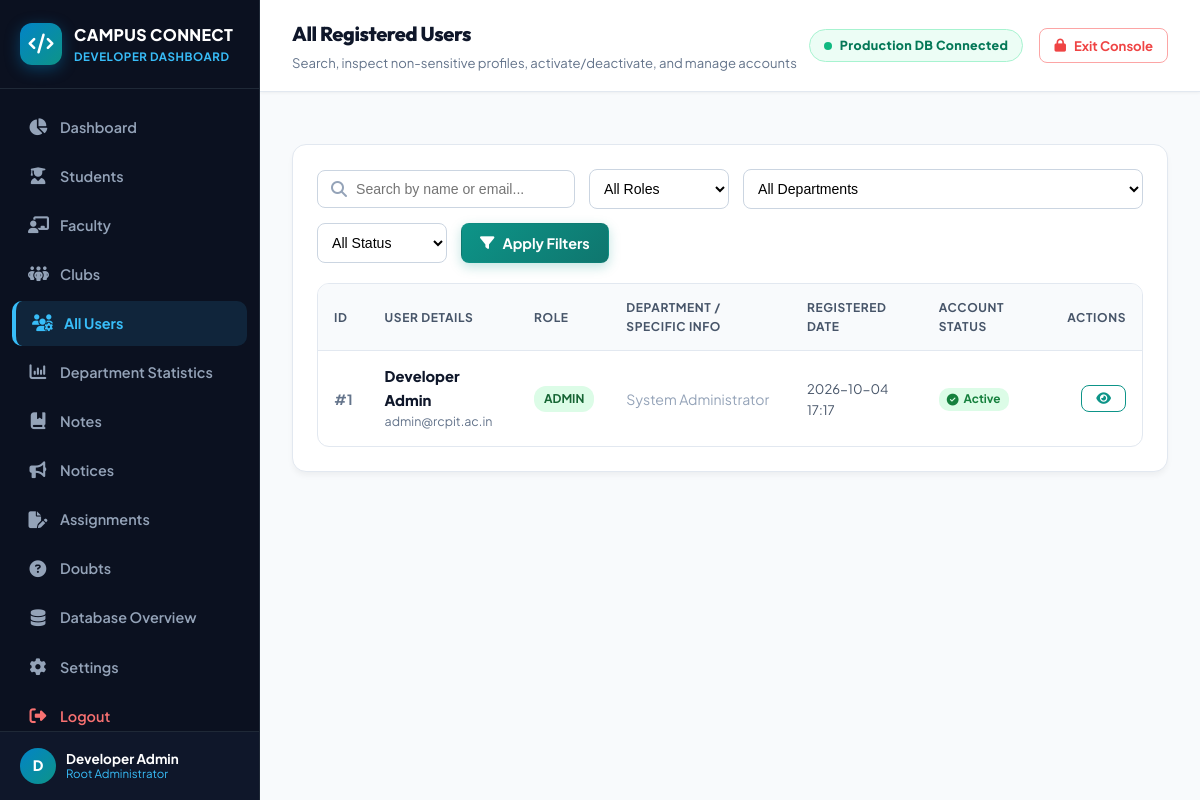
The app's page /admin/users (signed in), older data.
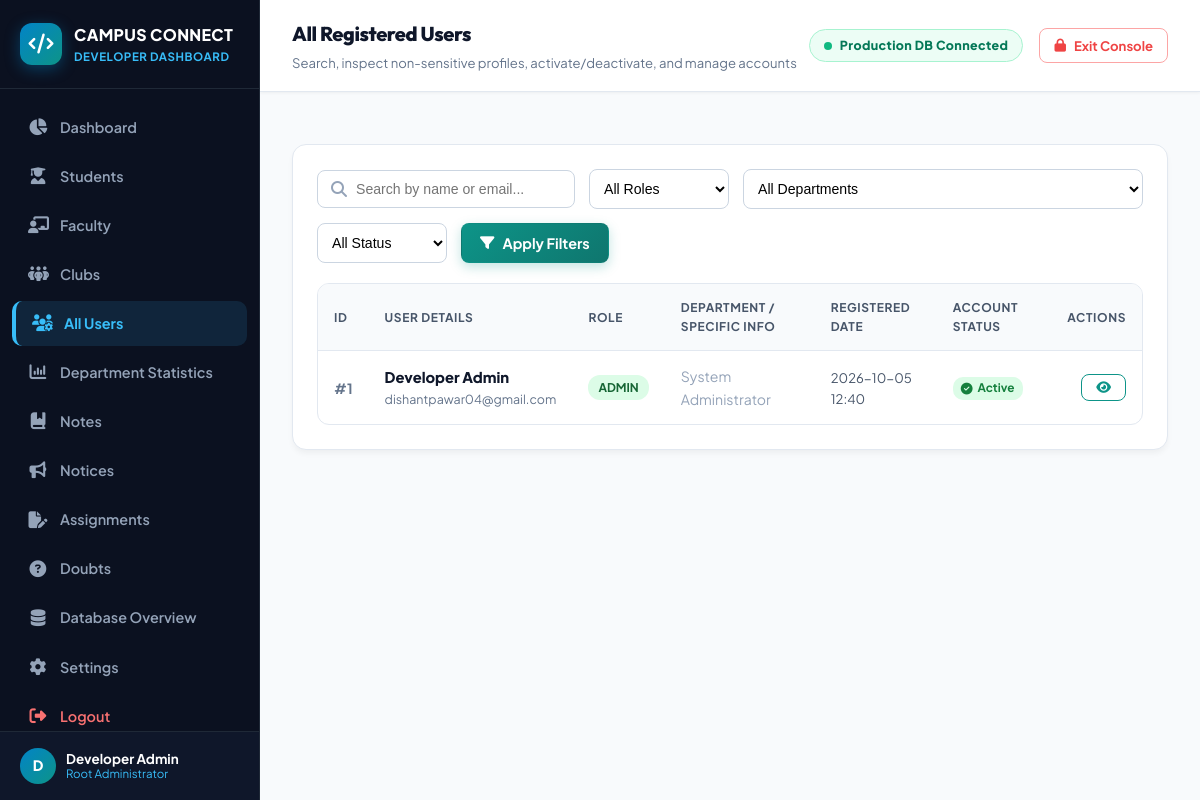
The same page, newer data.
### models.py (models this page shows, shortened)
class User(db.Model):
    __tablename__ = 'users'
    id = db.Column(db.Integer, primary_key=True)
    email = db.Column(db.String(120), nullable=False, unique=True)
    password_hash = db.Column(db.String(255), nullable=False)
    full_name = db.Column(db.String(100), nullable=False)
    role = db.Column(db.String(20), nullable=False) # 'student', 'faculty', 'club'
    is_active = db.Column(db.Boolean, default=True, nullable=False)
    created_at = db.Column(db.DateTime, default=datetime.utcnow)
    updated_at = db.Column(db.DateTime, default=datetime.utcnow, onupdate=datetime.utcnow)
    student_profile = db.relationship('Student', backref='user', uselist=False, cascade="all, delete-orphan")
    faculty_profile = db.relationship('Faculty', backref='user', uselist=False, cascade="all, delete-orphan")
    club_profile = db.relationship('Club', backref='user', uselist=False, cascade="all, delete-orphan")
    notes_uploaded = db.relationship('Note', backref='uploader', lazy=True)

### routes/admin.py (the view, shortened to what this page needs)
@admin_bp.route('/users')
@admin_required
def users():
    search_q = request.args.get('q', '').strip()
    role_filter = request.args.get('role', 'all').strip()
    dept_filter = request.args.get('department_id', 'all').strip()
    status_filter = request.args.get('status', 'all').strip()
    sort_by = request.args.get('sort', 'newest').strip()
    page = request.args.get('page', 1, type=int)
    per_page = 15
    query = User.query
    if search_q:
        query = query.filter(
            (User.full_name.ilike(f'%{search_q}%')) |
            (User.email.ilike(f'%{search_q}%'))
        )
    if role_filter and role_filter != 'all':
        query = query.filter(User.role == role_filter)
    if status_filter == 'active':
        query = query.filter(User.is_active == True)
    elif status_filter == 'inactive':
        query = query.filter(User.is_active == False)
    if sort_by == 'oldest':
        query = query.order_by(User.created_at.asc())
    else:
        query = query.order_by(User.created_at.desc())
    pagination = query.paginate(page=page, per_page=per_page, error_out=False)
    users_list = pagination.items
    departments = Department.query.all()
    return render_template(
        'admin/users.html',
        users=users_list,
        pagination=pagination,
        search_q=search_q,
        role_filter=role_filter,
        dept_filter=dept_filter,
        status_filter=status_filter,
        sort_by=sort_by,
        departments=departments
    )

### templates/admin/users.html (shortened to what this page needs)
{% extends "admin/base.html" %}
{% block page_heading %}All Registered Users{% endblock %}
{% block page_subheading %}Search, inspect non-sensitive profiles, activate/deactivate, and manage accounts{% endblock %}
{% block content %}
<div class="admin-card">
    <form method="GET" action="{{ url_for('admin.users') }}" style="display: flex; flex-wrap: wrap; gap: 14px; align-items: center; margin-bottom: 20px;">
        <div style="flex: 1; min-width: 240px; position: relative;">
            <i class="fa-solid fa-magnifying-glass" style="position: absolute; left: 14px; top: 50%; transform: translateY(-50%); color: #94a3b8;"></i>
            <input type="text" name="q" value="{{ search_q }}" placeholder="Search by name or email..."
                   style="width: 100%; padding: 10px 14px 10px 38px; border: 1px solid #cbd5e1; border-radius: 8px; font-size: 0.88rem; outline: none;">
        </div>
        <div style="min-width: 140px;">
            <select name="role" style="width: 100%; padding: 10px; border: 1px solid #cbd5e1; border-radius: 8px; font-size: 0.88rem; outline: none; background: white;">
                <option value="all" {% if role_filter == 'all' %}selected{% endif %}>All Roles</option>
            </select>
        </div>
        <div style="min-width: 160px;">
            <select name="department_id" style="width: 100%; padding: 10px; border: 1px solid #cbd5e1; border-radius: 8px; font-size: 0.88rem; outline: none; background: white;">
                <option value="all" {% if dept_filter == 'all' %}selected{% endif %}>All Departments</option>
            </select>
        </div>
        <div style="min-width: 130px;">
            <select name="status" style="width: 100%; padding: 10px; border: 1px solid #cbd5e1; border-radius: 8px; font-size: 0.88rem; outline: none; background: white;">
                <option value="all" {% if status_filter == 'all' %}selected{% endif %}>All Status</option>
            </select>
        </div>
        <button type="submit" class="btn btn-primary" style="padding: 10px 18px; border-radius: 8px; font-weight: 700;">
            <i class="fa-solid fa-filter"></i> Apply Filters
        </button>
    </form>
    <div class="table-responsive">
        <table class="admin-table">
            <thead>
                <tr>
                    <th>ID</th>
                    <th>User Details</th>
                    <th>Role</th>
                    <th>Department / Specific Info</th>
                    <th>Registered Date</th>
                    <th>Account Status</th>
                    <th style="text-align: right;">Actions</th>
                </tr>
            </thead>
            <tbody>
                {% for u in users %}
                <tr>
                    <td style="font-weight: 700; color: #64748b;">#{{ u.id }}</td>
                    <td>
                        <div style="font-weight: 800; color: #0f172a; font-size: 0.92rem;">{{ u.full_name }}</div>
                        <div style="font-size: 0.78rem; color: #64748b;">{{ u.email }}</div>
                    </td>
                    <td>
                        <span class="role-pill role-{{ u.role }}">{{ u.role }}</span>
                    </td>
                    <td>
                        {% if u.role == 'student' and u.student_profile %}
                            <div style="font-weight: 700; color: #1e293b;">{{ u.student_profile.department.code }}</div>
                            <div style="font-size: 0.75rem; color: #64748b;">{{ u.student_profile.academic_year }} {% if u.student_profile.roll_number %}| Roll: {{ u.student_profile.roll_number }}{% endif %}</div>
                        {% elif u.role == 'faculty' and u.faculty_profile %}
                            <div style="font-weight: 700; color: #1e293b;">{{ u.faculty_profile.department.code }}</div>
                            <div style="font-size: 0.75rem; color: #64748b;">{{ u.faculty_profile.designation }}</div>
                        {% elif u.role == 'club' and u.club_profile %}
                            <div style="font-weight: 700; color: #1e293b;">{{ u.club_profile.name }}</div>
                            <div style="font-size: 0.75rem; color: #64748b;">Cat: {{ u.club_profile.category }}</div>
                        {% else %}
                            <span style="color: #94a3b8;">System Administrator</span>
                        {% endif %}
                    </td>
                    <td>
                        <div style="font-size: 0.82rem; color: #475569;">
                            {{ u.created_at.strftime('%Y-%m-%d %H:%M') if u.created_at else 'Earlier' }}
                        </div>
                    </td>
                    <td>
                        {% if u.is_active is not defined or u.is_active %}
                            <span class="status-badge status-active"><i class="fa-solid fa-circle-check"></i> Active</span>
                        {% else %}
                            <span class="status-badge status-inactive"><i class="fa-solid fa-circle-xmark"></i> Inactive</span>
                        {% endif %}
                    </td>
                    <td style="text-align: right;">
                        <div style="display: flex; gap: 6px; justify-content: flex-end; align-items: center;">
                            <button type="button" class="btn btn-outline btn-sm" onclick="openProfileModal('{{ u.id }}', '{{ u.full_name | escape }}', '{{ u.email | escape }}', '{{ u.role }}', '{{ u.created_at.strftime('%Y-%m-%d %H:%M') if u.created_at else 'N/A' }}', '{{ u.is_active if u.is_active is defined else True }}')" title="View Non-Sensitive Profile">
                                <i class="fa-solid fa-eye"></i>
                            </button>
                        </div>
                    </td>
                </tr>
                {% else %}
                <tr>
                    <td colspan="7" style="text-align: center; color: #64748b; padding: 32px;">No matching registered users found in the database.</td>
                </tr>
                {% endfor %}
            </tbody>
        </table>
    </div>
</div>
{% endblock %}

### templates/admin/base.html (shortened to what this page needs)
<!DOCTYPE html>
<html lang="en">
<head>
    <link rel="stylesheet" href="https://cdnjs.cloudflare.com/ajax/libs/font-awesome/6.4.0/css/all.min.css">
    <link rel="stylesheet" href="{{ url_for('static', filename='css/style.css') }}">
</head>
<body>
    {% if session.get('admin_logged_in') %}
    <div class="admin-layout">
        <aside class="admin-sidebar">
            <div class="admin-sidebar-header">
                <div class="admin-brand-icon">
                    <i class="fa-solid fa-code"></i>
                </div>
                <div>
                    <div style="font-size: 1rem; font-weight: 800; color: white; letter-spacing: 0.02em;">CAMPUS CONNECT</div>
                    <div style="font-size: 0.72rem; color: #38bdf8; font-weight: 700; text-transform: uppercase; letter-spacing: 0.05em;">Developer Dashboard</div>
                </div>
            </div>
            <nav class="admin-sidebar-nav">
                <a href="{{ url_for('admin.dashboard') }}" class="admin-nav-item {% if request.endpoint == 'admin.dashboard' %}active{% endif %}">
                    <i class="fa-solid fa-chart-pie"></i>
                    <span>Dashboard</span>
                </a>
                <a href="{{ url_for('admin.students') }}" class="admin-nav-item {% if request.endpoint == 'admin.students' %}active{% endif %}">
                    <i class="fa-solid fa-user-graduate"></i>
                    <span>Students</span>
                </a>
                <a href="{{ url_for('admin.faculty') }}" class="admin-nav-item {% if request.endpoint == 'admin.faculty' %}active{% endif %}">
                    <i class="fa-solid fa-chalkboard-user"></i>
                    <span>Faculty</span>
                </a>
                <a href="{{ url_for('admin.clubs') }}" class="admin-nav-item {% if request.endpoint == 'admin.clubs' %}active{% endif %}">
                    <i class="fa-solid fa-people-group"></i>
                    <span>Clubs</span>
                </a>
                <a href="{{ url_for('admin.users') }}" class="admin-nav-item {% if request.endpoint == 'admin.users' %}active{% endif %}">
                    <i class="fa-solid fa-users-gear"></i>
                    <span>All Users</span>
                </a>
                <a href="{{ url_for('admin.departments') }}" class="admin-nav-item {% if request.endpoint in ['admin.departments', 'admin.department_statistics'] %}active{% endif %}">
                    <i class="fa-solid fa-chart-column"></i>
                    <span>Department Statistics</span>
                </a>
                <a href="{{ url_for('admin.notes') }}" class="admin-nav-item {% if request.endpoint == 'admin.notes' %}active{% endif %}">
                    <i class="fa-solid fa-book-bookmark"></i>
                    <span>Notes</span>
                </a>
                <a href="{{ url_for('admin.notices') }}" class="admin-nav-item {% if request.endpoint == 'admin.notices' %}active{% endif %}">
                    <i class="fa-solid fa-bullhorn"></i>
                    <span>Notices</span>
                </a>
                <a href="{{ url_for('admin.assignments') }}" class="admin-nav-item {% if request.endpoint == 'admin.assignments' %}active{% endif %}">
                    <i class="fa-solid fa-file-pen"></i>
                    <span>Assignments</span>
                </a>
                <a href="{{ url_for('admin.doubts') }}" class="admin-nav-item {% if request.endpoint == 'admin.doubts' %}active{% endif %}">
                    <i class="fa-solid fa-circle-question"></i>
                    <span>Doubts</span>
                </a>
                <a href="{{ url_for('admin.database_overview') }}" class="admin-nav-item {% if request.endpoint in ['admin.database_overview', 'admin.system'] %}active{% endif %}">
                    <i class="fa-solid fa-database"></i>
                    <span>Database Overview</span>
                </a>
                <a href="{{ url_for('admin.settings') }}" class="admin-nav-item {% if request.endpoint == 'admin.settings' %}active{% endif %}">
                    <i class="fa-solid fa-gear"></i>
                    <span>Settings</span>
                </a>
                <a href="{{ url_for('admin.logout') }}" class="admin-nav-item" style="color: #f87171; margin-top: auto;">
                    <i class="fa-solid fa-right-from-bracket"></i>
                    <span>Logout</span>
                </a>
            </nav>
            <div class="admin-user-card">
                <div style="display: flex; align-items: center; gap: 10px;">
                    <div style="width: 36px; height: 36px; background: linear-gradient(135deg, #0284c7, #0d9488); color: white; border-radius: 50%; display: flex; align-items: center; justify-content: center; font-weight: 800; font-size: 0.9rem;">
                        {{ session.get('user_name', 'A')[0] | upper }}
                    </div>
                    <div style="line-height: 1.2;">
                        <div style="font-size: 0.84rem; font-weight: 700; color: white;">{{ session.get('user_name', 'Developer Admin') }}</div>
                        <div style="font-size: 0.72rem; color: #38bdf8;">Root Administrator</div>
                    </div>
                </div>
            </div>
        </aside>
        <div style="display: flex; flex-direction: column; width: 100%; min-width: 0;">
            <header class="admin-top-header">
                <div>
                    <h2 style="font-size: 1.25rem; font-weight: 800; color: #0f172a; margin: 0;">{% block page_heading %}Developer Admin Dashboard{% endblock %}</h2>
                    <p style="font-size: 0.82rem; color: #64748b; margin-top: 2px;">{% block page_subheading %}Real Production Database Management & Telemetry{% endblock %}</p>
                </div>
                <div style="display: flex; align-items: center; gap: 16px;">
                    <span class="admin-badge-live">
                        <span class="pulse-dot"></span> Production DB Connected
                    </span>
                    <a href="{{ url_for('admin.logout') }}" class="btn btn-outline btn-sm" style="color: #ef4444; border-color: #fca5a5;">
                        <i class="fa-solid fa-lock"></i> Exit Console
                    </a>
                </div>
            </header>
            <main style="padding: 28px 32px; flex: 1;">
                {% block content %}{% endblock %}
            </main>
        </div>
    </div>
    {% endif %}
</body>
</html>

Row changes from the older to the newer data that the page shows:
changed User "Developer Admin": email "admin@rcpit.ac.in" → "dishantpawar04@gmail.com"; created_at "2026-10-04 17:17" → "2026-10-05 12:40"
